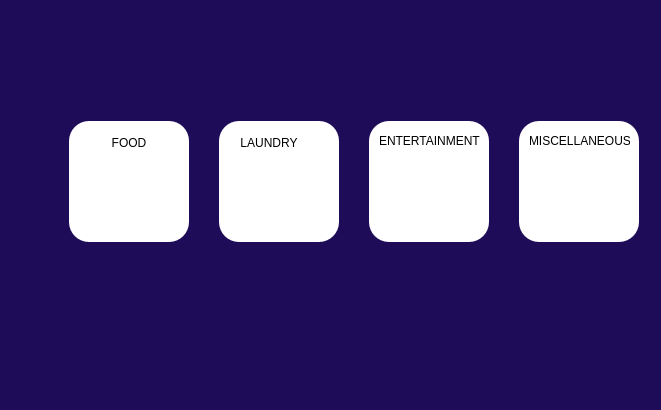
<?xml version="1.0" encoding="UTF-8"?>
<ui version="4.0">
 <class>listDialog</class>
 <widget class="QDialog" name="listDialog">
  <property name="geometry">
   <rect>
    <x>0</x>
    <y>0</y>
    <width>661</width>
    <height>410</height>
   </rect>
  </property>
  <property name="windowTitle">
   <string>Dialog</string>
  </property>
  <property name="styleSheet">
   <string notr="true">background-color:rgb(31, 12, 88)</string>
  </property>
  <layout class="QHBoxLayout" name="horizontalLayout">
   <item>
    <layout class="QVBoxLayout" name="verticalLayout">
     <item>
      <widget class="QPushButton" name="pushButton_2">
       <property name="sizePolicy">
        <sizepolicy hsizetype="Preferred" vsizetype="Preferred">
         <horstretch>0</horstretch>
         <verstretch>0</verstretch>
        </sizepolicy>
       </property>
       <property name="styleSheet">
        <string notr="true">border:0px;</string>
       </property>
       <property name="text">
        <string/>
       </property>
      </widget>
     </item>
     <item>
      <widget class="QPushButton" name="pushButton">
       <property name="sizePolicy">
        <sizepolicy hsizetype="Preferred" vsizetype="Preferred">
         <horstretch>0</horstretch>
         <verstretch>0</verstretch>
        </sizepolicy>
       </property>
       <property name="styleSheet">
        <string notr="true">border:0px;
</string>
       </property>
       <property name="text">
        <string/>
       </property>
      </widget>
     </item>
     <item>
      <widget class="QPushButton" name="pushbutton_home">
       <property name="sizePolicy">
        <sizepolicy hsizetype="Preferred" vsizetype="Preferred">
         <horstretch>0</horstretch>
         <verstretch>0</verstretch>
        </sizepolicy>
       </property>
       <property name="styleSheet">
        <string notr="true">border:0px;
image: url(:/res/Screenshot 2023-11-02 094331.png);</string>
       </property>
       <property name="text">
        <string/>
       </property>
      </widget>
     </item>
     <item>
      <widget class="QPushButton" name="pushbutton_calc">
       <property name="sizePolicy">
        <sizepolicy hsizetype="Preferred" vsizetype="Preferred">
         <horstretch>0</horstretch>
         <verstretch>0</verstretch>
        </sizepolicy>
       </property>
       <property name="styleSheet">
        <string notr="true">border:0px;
image: url(:/res/Screenshot 2023-11-02 094410.png);</string>
       </property>
       <property name="text">
        <string/>
       </property>
      </widget>
     </item>
     <item>
      <widget class="QPushButton" name="pushbutton_list">
       <property name="sizePolicy">
        <sizepolicy hsizetype="Preferred" vsizetype="Preferred">
         <horstretch>0</horstretch>
         <verstretch>0</verstretch>
        </sizepolicy>
       </property>
       <property name="styleSheet">
        <string notr="true">border:0px;
image: url(:/res/Screenshot 2023-11-02 094359.png);</string>
       </property>
       <property name="text">
        <string/>
       </property>
      </widget>
     </item>
     <item>
      <widget class="QPushButton" name="pushbutton_pie">
       <property name="sizePolicy">
        <sizepolicy hsizetype="Preferred" vsizetype="Preferred">
         <horstretch>0</horstretch>
         <verstretch>0</verstretch>
        </sizepolicy>
       </property>
       <property name="styleSheet">
        <string notr="true">border:0px;
image:url(:/res/Screenshot 2023-11-02 094342.png);</string>
       </property>
       <property name="text">
        <string/>
       </property>
      </widget>
     </item>
     <item>
      <widget class="QPushButton" name="pushbutton_profile">
       <property name="sizePolicy">
        <sizepolicy hsizetype="Preferred" vsizetype="Preferred">
         <horstretch>0</horstretch>
         <verstretch>0</verstretch>
        </sizepolicy>
       </property>
       <property name="styleSheet">
        <string notr="true">border:0px;
image: url(:/res/Screenshot 2023-11-02 100223.png);</string>
       </property>
       <property name="text">
        <string/>
       </property>
      </widget>
     </item>
     <item>
      <widget class="QPushButton" name="pushButton_">
       <property name="sizePolicy">
        <sizepolicy hsizetype="Preferred" vsizetype="Preferred">
         <horstretch>0</horstretch>
         <verstretch>0</verstretch>
        </sizepolicy>
       </property>
       <property name="styleSheet">
        <string notr="true">border:0px;</string>
       </property>
       <property name="text">
        <string/>
       </property>
      </widget>
     </item>
     <item>
      <widget class="QPushButton" name="pushButton_8">
       <property name="sizePolicy">
        <sizepolicy hsizetype="Preferred" vsizetype="Preferred">
         <horstretch>0</horstretch>
         <verstretch>0</verstretch>
        </sizepolicy>
       </property>
       <property name="styleSheet">
        <string notr="true">border:0px;</string>
       </property>
       <property name="text">
        <string/>
       </property>
      </widget>
     </item>
    </layout>
   </item>
   <item>
    <widget class="QStackedWidget" name="stackedWidget">
     <property name="styleSheet">
      <string notr="true">font: 10pt &quot;Segoe UI&quot;;
color:rgb(0,0,0)</string>
     </property>
     <widget class="QWidget" name="page">
      <widget class="QFrame" name="frame">
       <property name="geometry">
        <rect>
         <x>20</x>
         <y>110</y>
         <width>120</width>
         <height>121</height>
        </rect>
       </property>
       <property name="styleSheet">
        <string notr="true">border-radius:20px;
background-color:rgb(255,255,255);
color:rgb(0,0,0);</string>
       </property>
       <property name="frameShape">
        <enum>QFrame::StyledPanel</enum>
       </property>
       <property name="frameShadow">
        <enum>QFrame::Raised</enum>
       </property>
       <widget class="QLabel" name="label">
        <property name="geometry">
         <rect>
          <x>40</x>
          <y>10</y>
          <width>49</width>
          <height>16</height>
         </rect>
        </property>
        <property name="text">
         <string/>
        </property>
       </widget>
       <widget class="QFrame" name="frame_7">
        <property name="geometry">
         <rect>
          <x>30</x>
          <y>40</y>
          <width>61</width>
          <height>61</height>
         </rect>
        </property>
        <property name="styleSheet">
         <string notr="true">image: url(:/res/Screenshot 2023-11-22 174136.png);</string>
        </property>
        <property name="frameShape">
         <enum>QFrame::StyledPanel</enum>
        </property>
        <property name="frameShadow">
         <enum>QFrame::Raised</enum>
        </property>
       </widget>
       <widget class="QPushButton" name="pushButton_3">
        <property name="geometry">
         <rect>
          <x>20</x>
          <y>10</y>
          <width>80</width>
          <height>24</height>
         </rect>
        </property>
        <property name="text">
         <string>FOOD</string>
        </property>
       </widget>
      </widget>
      <widget class="QFrame" name="frame_2">
       <property name="geometry">
        <rect>
         <x>170</x>
         <y>110</y>
         <width>120</width>
         <height>121</height>
        </rect>
       </property>
       <property name="styleSheet">
        <string notr="true">border-radius:20px;
background-color:rgb(255,255,255);</string>
       </property>
       <property name="frameShape">
        <enum>QFrame::StyledPanel</enum>
       </property>
       <property name="frameShadow">
        <enum>QFrame::Raised</enum>
       </property>
       <widget class="QFrame" name="frame_5">
        <property name="geometry">
         <rect>
          <x>30</x>
          <y>40</y>
          <width>61</width>
          <height>61</height>
         </rect>
        </property>
        <property name="styleSheet">
         <string notr="true">image: url(:/res/Screenshot 2023-11-22 154042.png);
border:0px;</string>
        </property>
        <property name="frameShape">
         <enum>QFrame::StyledPanel</enum>
        </property>
        <property name="frameShadow">
         <enum>QFrame::Raised</enum>
        </property>
       </widget>
       <widget class="QPushButton" name="pushButton_4">
        <property name="geometry">
         <rect>
          <x>10</x>
          <y>10</y>
          <width>80</width>
          <height>24</height>
         </rect>
        </property>
        <property name="text">
         <string>LAUNDRY</string>
        </property>
       </widget>
      </widget>
      <widget class="QFrame" name="frame_3">
       <property name="geometry">
        <rect>
         <x>320</x>
         <y>110</y>
         <width>120</width>
         <height>121</height>
        </rect>
       </property>
       <property name="styleSheet">
        <string notr="true">border-radius:20px;
background-color:rgb(255,255,255);</string>
       </property>
       <property name="frameShape">
        <enum>QFrame::StyledPanel</enum>
       </property>
       <property name="frameShadow">
        <enum>QFrame::Raised</enum>
       </property>
       <widget class="QLabel" name="label_3">
        <property name="geometry">
         <rect>
          <x>10</x>
          <y>10</y>
          <width>101</width>
          <height>20</height>
         </rect>
        </property>
        <property name="text">
         <string>ENTERTAINMENT</string>
        </property>
       </widget>
       <widget class="QFrame" name="frame_6">
        <property name="geometry">
         <rect>
          <x>30</x>
          <y>40</y>
          <width>51</width>
          <height>61</height>
         </rect>
        </property>
        <property name="styleSheet">
         <string notr="true">image: url(:/res/Screenshot 2023-11-22 155010.png);</string>
        </property>
        <property name="frameShape">
         <enum>QFrame::StyledPanel</enum>
        </property>
        <property name="frameShadow">
         <enum>QFrame::Raised</enum>
        </property>
       </widget>
      </widget>
      <widget class="QFrame" name="frame_4">
       <property name="geometry">
        <rect>
         <x>470</x>
         <y>110</y>
         <width>120</width>
         <height>121</height>
        </rect>
       </property>
       <property name="styleSheet">
        <string notr="true">border-radius:20px;
background-color:rgb(255,255,255);</string>
       </property>
       <property name="frameShape">
        <enum>QFrame::StyledPanel</enum>
       </property>
       <property name="frameShadow">
        <enum>QFrame::Raised</enum>
       </property>
       <widget class="QLabel" name="label_4">
        <property name="geometry">
         <rect>
          <x>10</x>
          <y>10</y>
          <width>101</width>
          <height>20</height>
         </rect>
        </property>
        <property name="text">
         <string>MISCELLANEOUS</string>
        </property>
       </widget>
       <widget class="QFrame" name="frame_8">
        <property name="geometry">
         <rect>
          <x>20</x>
          <y>30</y>
          <width>81</width>
          <height>71</height>
         </rect>
        </property>
        <property name="styleSheet">
         <string notr="true">image: url(:/res/Screenshot 2023-11-22 174358.png);</string>
        </property>
        <property name="frameShape">
         <enum>QFrame::StyledPanel</enum>
        </property>
        <property name="frameShadow">
         <enum>QFrame::Raised</enum>
        </property>
       </widget>
      </widget>
     </widget>
     <widget class="QWidget" name="page_2"/>
    </widget>
   </item>
  </layout>
 </widget>
 <resources/>
 <connections/>
</ui>
